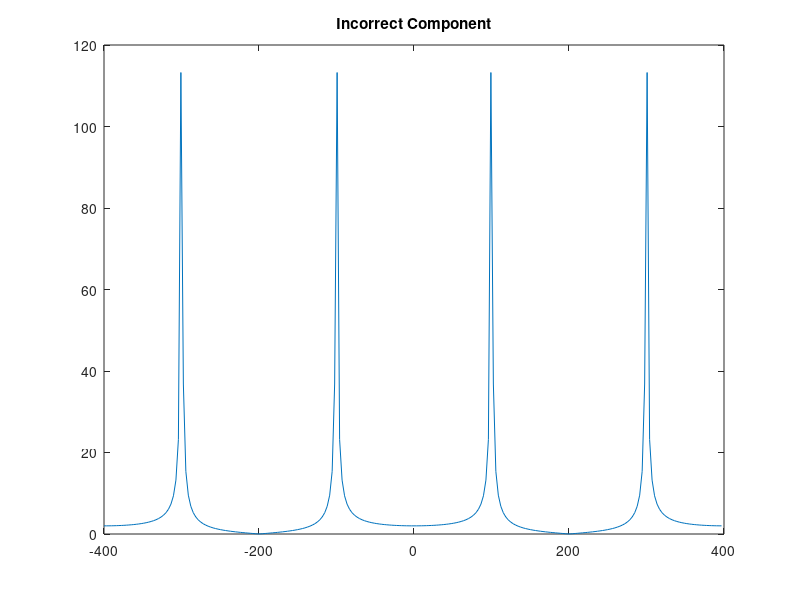

Here is the MATLAB script that generated this plot:
%Incorrect component due to the aliasing effect and the fact the signal has
%been sampled at too low of a frequency. Sampling frequency (1/Ts) always
%needs to be at least two times the highest frequency component in the
%signal being transformed or in our exmaple at least 2*500Hz = 1000Hz or
%Ts<1/1000=0.001.

N=250;
ts=0.00125; %Not following the nyquist criteria
deltaf=1/(N*ts);
t=(0:N-1)*ts;
x=cos(2*pi*100*t)+cos(2*pi*500*t);
Xf=fft(x);
Xf_shift=fftshift(Xf);
figure, plot((-N/2:N/2-1)*deltaf,abs(Xf_shift)), title("Incorrect Component");